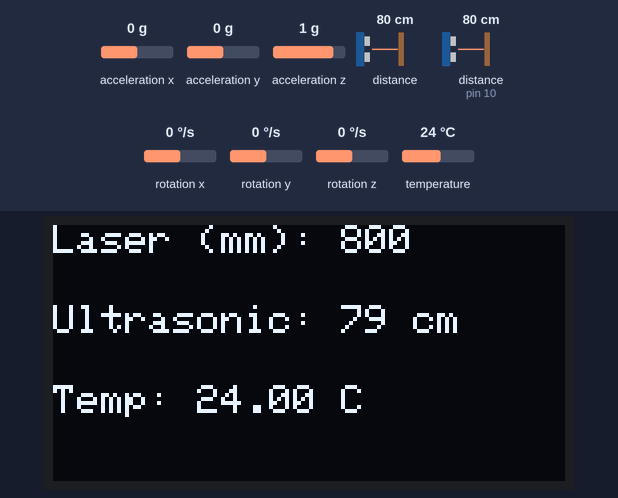
This sketch was run on a simulated Arduino Uno, built with avr-gcc and run on an emulated ATmega328P. Parts: 128×64 one-colour display. Wiring (inferred from the names in the program): ultrasonic range finder: trigger pin 9; echo pin 10. The test bench sets the inputs (shaded band); at power-on: distance to the obstacle 80 cm, distance to the obstacle (sensor on pin 10) 80 cm, temperature 24 °C, acceleration x 0 g, acceleration y 0 g, acceleration z 1 g, rotation x 0 °/s, rotation y 0 °/s, rotation z 0 °/s. The echo pulse lasts 58.3 µs per cm; what the sketch prints to the serial monitor is not drawn.

Above: at 1.7 s.
1.8 s: distance to the obstacle (sensor 0) set to 2 cm
At 3.3 s:
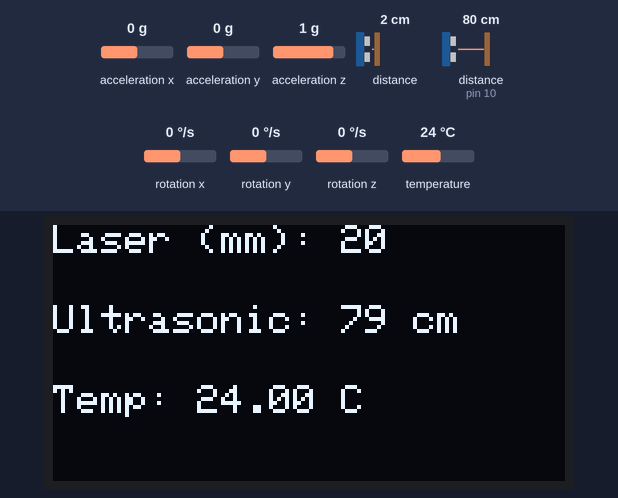
3.6 s: distance to the obstacle (sensor 0) set to 250 cm
At 5.3 s:
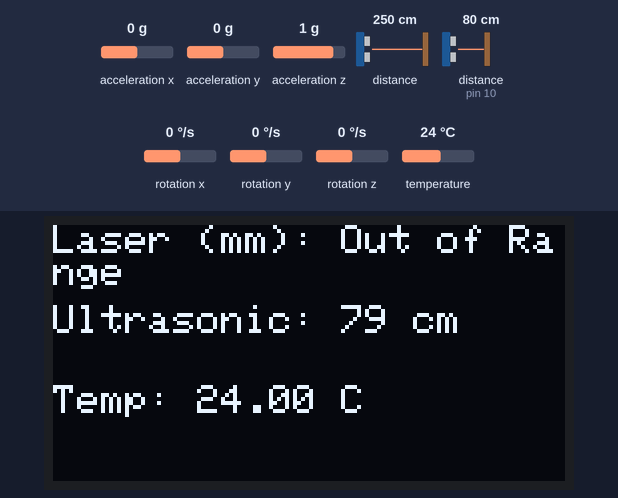
5.6 s: distance to the obstacle (sensor on pin 10) set to 2 cm
At 6.7 s:
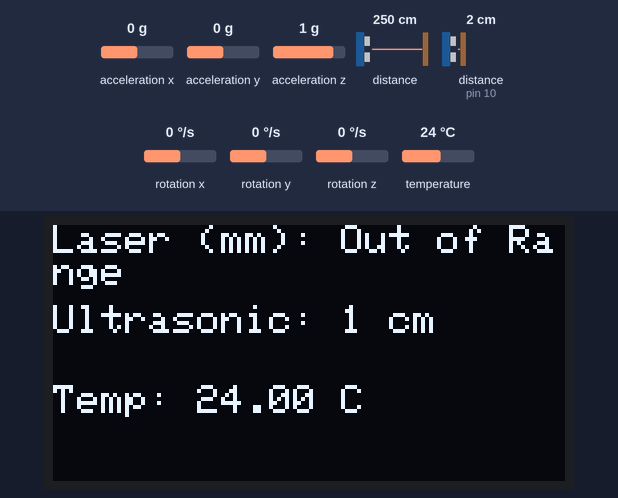
7.6 s: temperature set to 12 °C
At 8.7 s:
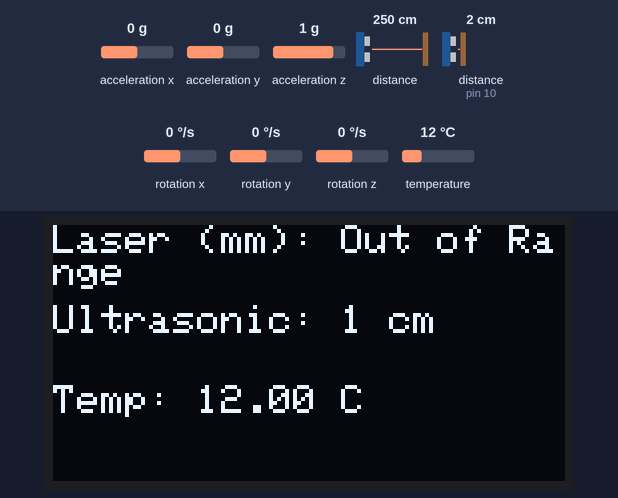
9.6 s: distance to the obstacle (sensor on pin 10) set to 4 cm
At 10.7 s:
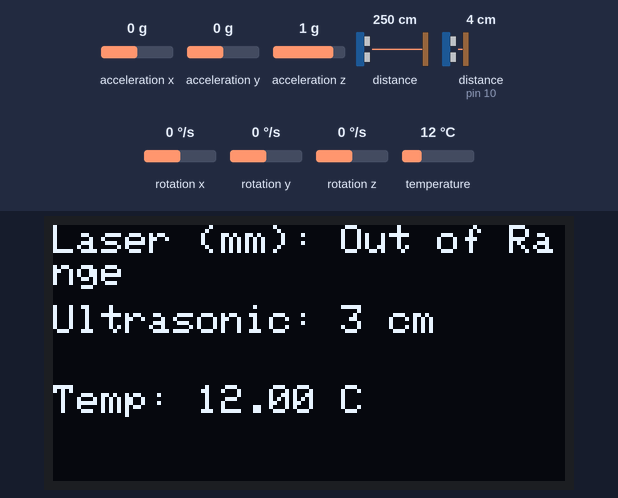
11.6 s: distance to the obstacle (sensor on pin 10) set to 9 cm
Timing chart, 0 to 14.6 s (numbered marks = the images above; inputs shaded):
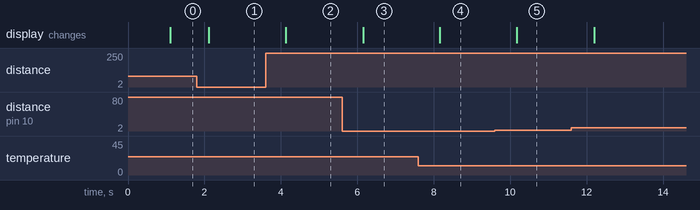

Measured:
- after the input at 1.8 s, the display: changes after 0.31 s (image 1)
- after the input at 3.6 s, the display: changes after 0.52 s (image 2)
- after the input at 5.6 s, the display: changes after 0.55 s (image 3)
- after the input at 7.6 s, the display: changes after 0.56 s (image 4)
- after the input at 9.6 s, the display: changes after 0.58 s (image 5)

The sketch:

ARDUINO_2.0.ino
```cpp
#include <Wire.h>
#include <Adafruit_VL53L0X.h>
#include <Adafruit_MPU6050.h>
#include <Adafruit_Sensor.h>
#include <Adafruit_SSD1306.h>

// OLED display configuration
#define SCREEN_WIDTH 128
#define SCREEN_HEIGHT 64
#define SCREEN_ADDRESS 0x3C
Adafruit_SSD1306 display(SCREEN_WIDTH, SCREEN_HEIGHT, &Wire, -1);

// Pins for Ultrasonic sensor
const int triggerPin = 9;
const int echoPin = 10;

// Create sensor objects
Adafruit_VL53L0X lox;
Adafruit_MPU6050 mpu;

// Timing variables
unsigned long previousMillis = 0;
const unsigned long interval = 1000;  // Update interval for OLED

void setup() {
  // Initialize serial communication
  Serial.begin(115200);

  // Initialize OLED display
  if (!display.begin(SSD1306_SWITCHCAPVCC, SCREEN_ADDRESS)) {
    Serial.println(F("SSD1306 OLED allocation failed"));
    for (;;)
      ;
  }
  display.clearDisplay();
  display.setTextSize(1);
  display.setTextColor(SSD1306_WHITE);
  display.display();

  // Initialize VL53L0X sensor
  if (!lox.begin()) {
    Serial.println(F("Failed to initialize VL53L0X sensor"));
    while (1)
      ;
  }

  // Initialize MPU6050 sensor
  if (!mpu.begin()) {
    Serial.println(F("Failed to initialize MPU6050 sensor"));
    while (1)
      ;
  }
  mpu.setAccelerometerRange(MPU6050_RANGE_8_G);
  mpu.setGyroRange(MPU6050_RANGE_500_DEG);
  mpu.setFilterBandwidth(MPU6050_BAND_21_HZ);

  // Initialize ultrasonic sensor pins
  pinMode(triggerPin, OUTPUT);
  pinMode(echoPin, INPUT);

  Serial.println(F("Setup complete."));
}

void loop() {
  unsigned long currentMillis = millis();

  // --- VL53L0X Distance Measurement ---
  VL53L0X_RangingMeasurementData_t measure;
  lox.rangingTest(&measure, false);  // Perform measurement
  int laser;
    if (measure.RangeStatus != 4)  // phase failures have incorrect data
    laser = measure.RangeMilliMeter;
  else
    laser =9999;

  // --- HC-SR04 Ultrasonic Sensor Measurement ---
  long duration, ultrasonicDistance;

  // Send a pulse to the ultrasonic sensor
  digitalWrite(triggerPin, LOW);
  delayMicroseconds(2);
  digitalWrite(triggerPin, HIGH);
  delayMicroseconds(10);
  digitalWrite(triggerPin, LOW);

  // Measure the time for the pulse to return
  duration = pulseIn(echoPin, HIGH);

  // Calculate the distance in cm
  ultrasonicDistance = duration * 0.0344 / 2;

  // --- MPU6050 Accelerometer and Gyroscope Measurement ---
  sensors_event_t a, g, temp;
  mpu.getEvent(&a, &g, &temp);
  float temperature = temp.temperature;

  // --- Print all sensor data to Serial Monitor ---

  // --- Update OLED Display ---
  if (currentMillis - previousMillis >= interval) {

    Serial.print(laser);
    Serial.print(",");
    Serial.print(ultrasonicDistance);
    Serial.print(",");
    Serial.println(temperature);


    display.setCursor(0, 0);
    display.print("Laser (mm): ");
    if (laser != 9999)
      display.print(laser);
    else
      display.print("Out of Range");

    // Display Ultrasonic distance
    display.setCursor(0, 20);
    display.print("Ultrasonic: ");
    display.print(ultrasonicDistance);
    display.print(" cm");

    // Display MPU6050 gyroscope data
    display.setCursor(0, 40);
    display.print("Temp: ");
    display.print(temperature);
    display.print(" C");

    // Update the display
    display.display();
    display.clearDisplay();

    previousMillis = currentMillis;
  }
}
```
